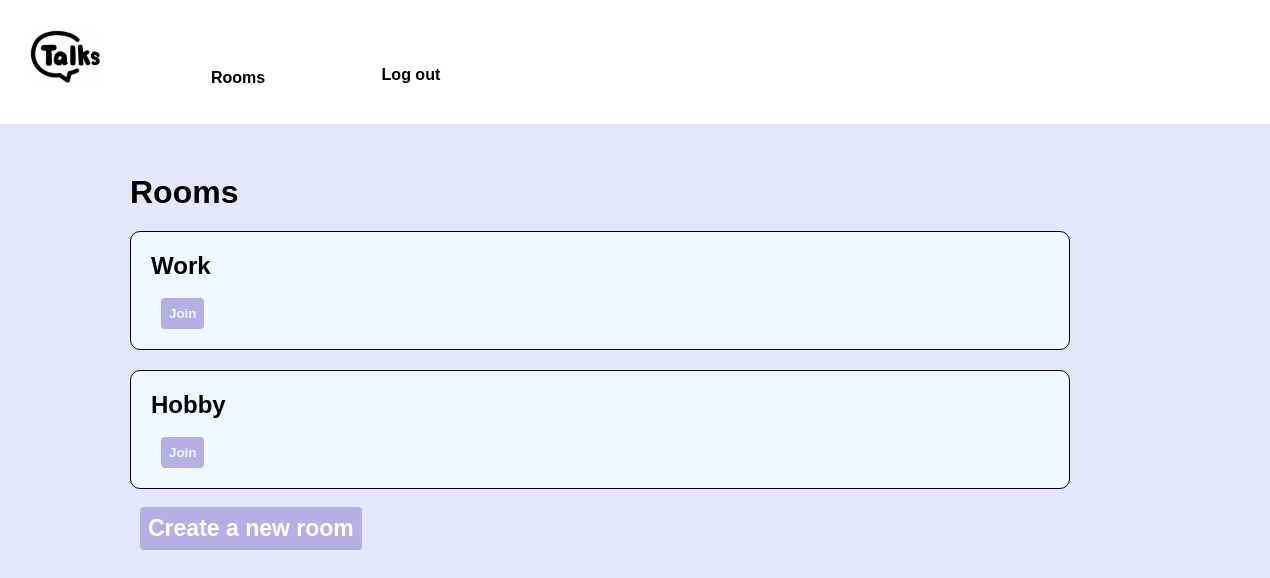
The page /rooms/ (signed in) on the database as committed earlier.
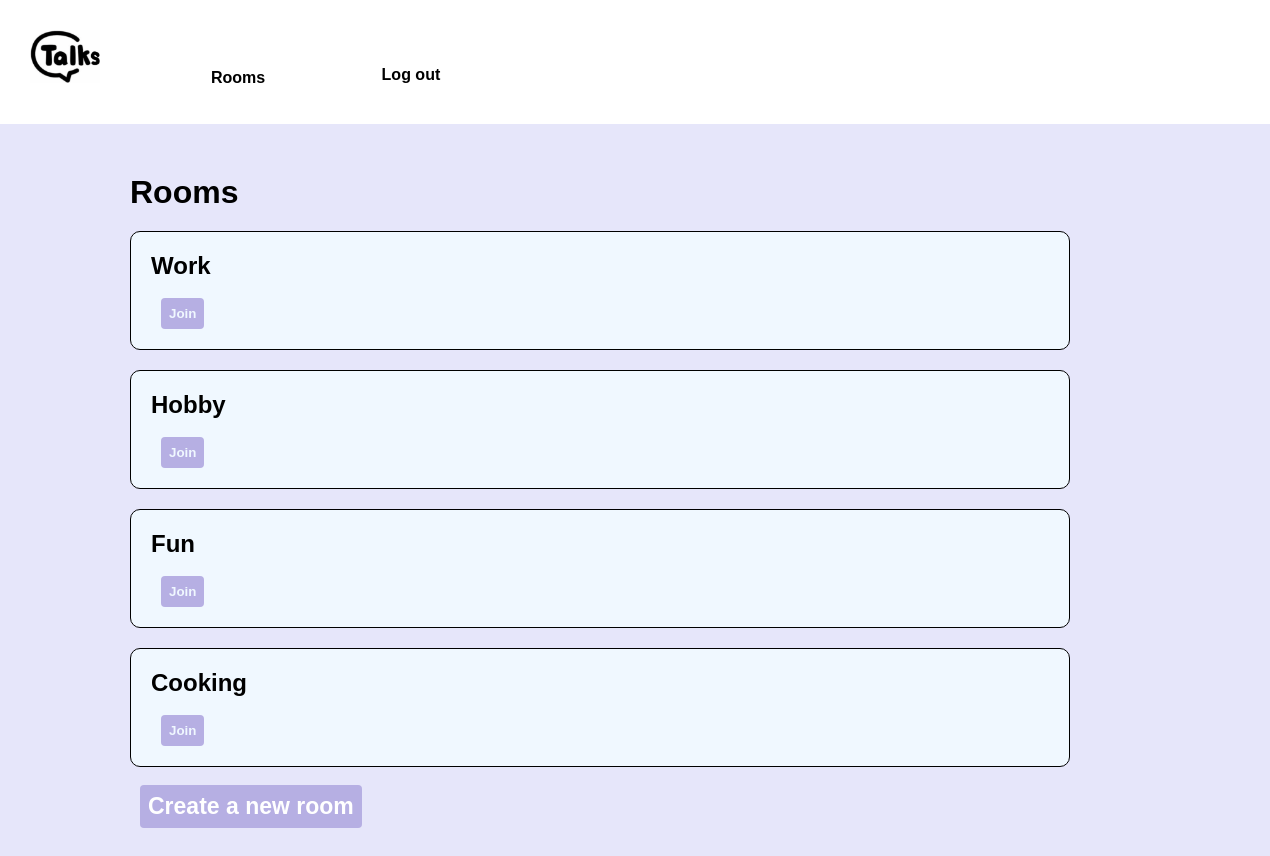
The same page on the database as committed later.
### room/models.py (models this page shows, shortened)
class Room(models.Model):
    name = models.CharField(max_length=255)
    slug = models.SlugField(unique=True)

### room/views.py (the view)
# urls.py: path('rooms/', include('room.urls')),
@login_required
def rooms(request):
    rooms = Room.objects.all()
    return render(request, 'room/rooms.html', {'rooms': rooms})

### room/templates/room/rooms.html (shortened to what this page needs)
{% extends 'chat/base.html' %}
{% load static%}
{% block content %}
<div  class="roomscontent">
    <div>
        <h1> Rooms </h1>
    </div>
    <div>
        {% for room in rooms %}
            <div>
                <div class="roomcontent">
                    <h2>{{ room.name }}</h2>
                    <br>
                    <button>
                        <a id="joinbutton" href="{% url 'room' room.slug %}">Join</a>
                    </button>
                </div>
            </div>
        {% endfor %}
    </div>
    <br>
    <a href="{% url 'create_room' %}">
        <button id="newroom">Create a new room</button>
    </a>
</div>
{% endblock %}

Rows that differ between the two databases and show on the page:
added Room: name "Fun"
added Room: name "Cooking"
